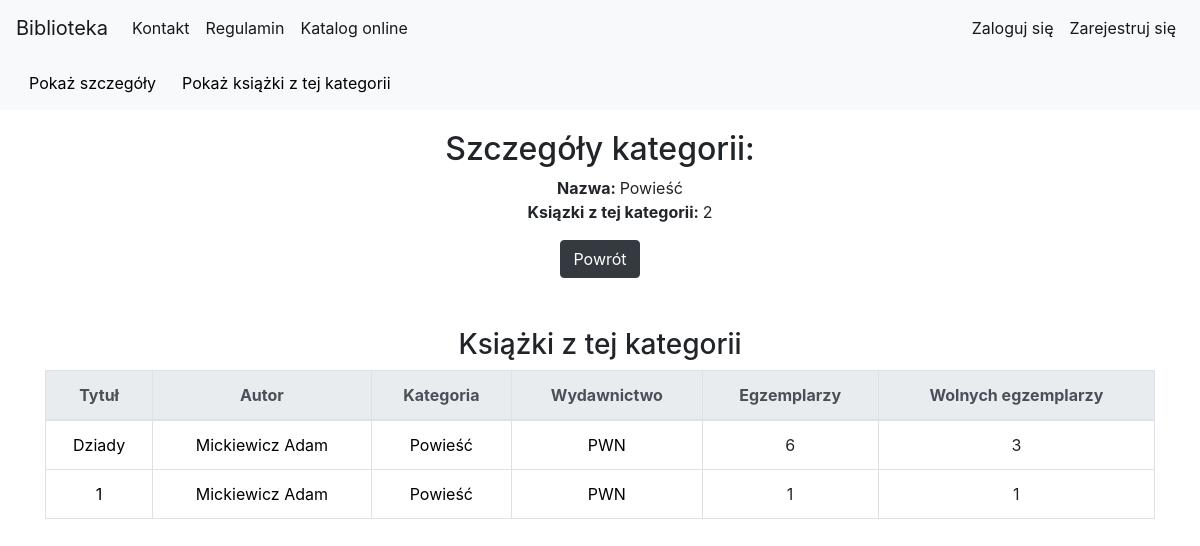
Before: /library/category/12 with the older database file.
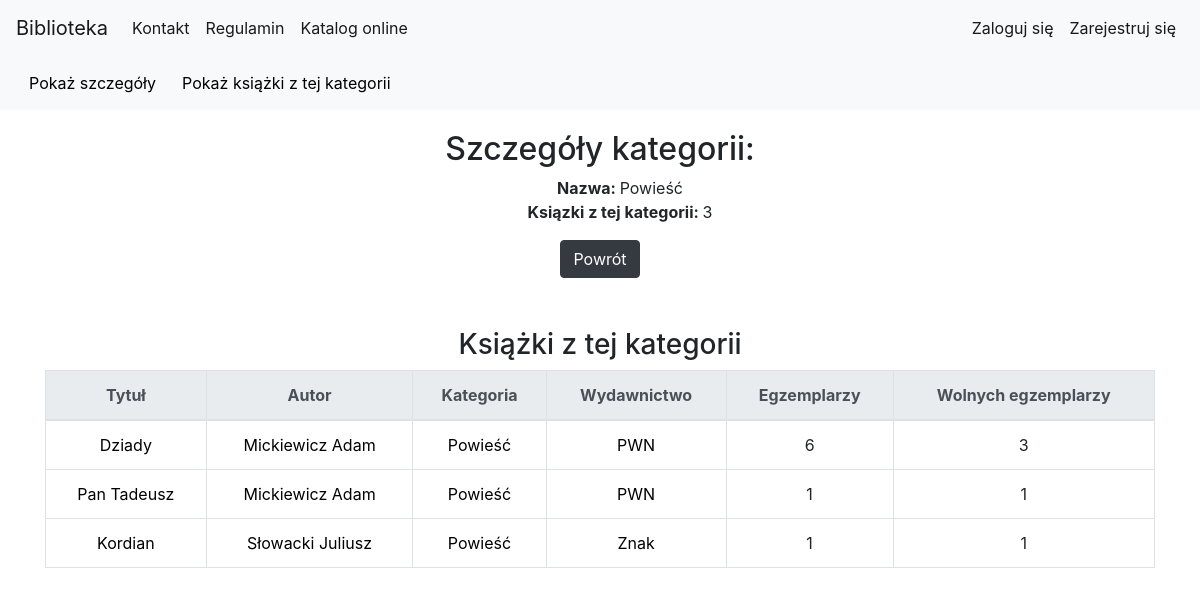
After: the same page with the newer database file.
### library_app/models.py (models this page shows, shortened)
class Book(models.Model):
    authors = models.ManyToManyField(Author, related_name='book_authors', verbose_name='Autorzy')
    category = models.ForeignKey(Category, related_name='book_categories', verbose_name='Kategoria')
    publishing_house = models.ForeignKey(PublishingHouse, related_name='publishing_houses', verbose_name='Wydawnictwo')
    isbn = models.CharField(max_length=30, unique=True, verbose_name='Numer ISBN')
    title = models.CharField(max_length=200, verbose_name='Tytuł')
    description = models.TextField(blank=True, default='', verbose_name='Opis')
    publish_date = models.DateField(default=datetime.now, blank=True, verbose_name='Data publikacji')
    edition = models.PositiveIntegerField(default=1, verbose_name='Numer wydania')
    image_url = models.URLField(default='', blank=True, null=True, verbose_name='Adres url okładki zakończony rozszerzeniem obrazu')
    add_date = models.DateTimeField(auto_now=True)
    slug = models.SlugField(allow_unicode=True, unique=True)

class Author(models.Model):
    first_name = models.CharField(max_length=200, verbose_name='Imię')
    last_name = models.CharField(max_length=200, verbose_name='Nazwisko')
    country = models.CharField(max_length=200, verbose_name='Kraj')
    biography = models.TextField(default='', blank=True, null=True, verbose_name='Biografia')
    birth_place = models.CharField(max_length=200, default='', blank=True, null=True, verbose_name='Miejsce urodzenia')
    image_url = models.URLField(default='', blank=True, null=True, verbose_name='Adres url portretu, zakończony rozszerzeniem')
    years_of_life = models.CharField(max_length=10, default='', blank=True, null=True, verbose_name='Lata życia')
    def __str__(self):
        return self.last_name + " " + self.first_name

class Category(models.Model):
    category_name = models.CharField(max_length=400, unique=True, verbose_name='Nazwa kategorii')

class PublishingHouse(models.Model):
    name = models.CharField(max_length=400, unique=True, verbose_name='Nazwa')
    city = models.CharField(max_length=300, verbose_name='Miasto')
    street = models.CharField(max_length=300, verbose_name='Ulica')
    house_number = models.CharField(max_length=20, verbose_name='Numer domu')
    postal_code = models.CharField(max_length=9, verbose_name='Kod pocztowy')
    def __str__(self):
        return self.name

### library_app/views.py (the view)
# urls.py: url(r'^category/(?P<pk>\d+)$', views.CategoryDetailView.as_view(), name='category_detail'),
class CategoryDetailView(generic.DetailView):
    model = models.Category
    def get_context_data(self, **kwargs):
        context = super().get_context_data(**kwargs)
        context["category_books"] = models.Book.objects.all().filter(category=context['category'])
        return context

### library_app/templatetags/custom_tags.py (called while the page is built)
@register.simple_tag(name='free_bookcopies_counter_tag')
def free_bookcopies_counter(bookcopies_obj):
    return bookcopies_obj.filter(is_borrowed=False).count()

### library_app/templates/library_app/category_detail.html (shortened to what this page needs)
{% extends "base.html" %}
{% load custom_tags %}
{% block body_block %}
<nav class="navbar navbar-expand-lg navbar-light bg-light">
    <div id="navbarNavDropdown" class="navbar-collapse collapse">
        <ul class="navbar-nav mr-auto">
            <a class="btn" data-toggle="collapse" href="#collapse1" role="button" aria-expanded="false" aria-controls="collapse"
                onclick="scrollToIdElem('collapse1')">
                Pokaż szczegóły
            </a>
            <a class="btn" data-toggle="collapse" href="#collapse2" role="button" aria-expanded="false" aria-controls="collapse"
                onclick="scrollToIdElem('collapse2')">
                Pokaż książki z tej kategorii
            </a>
        </ul>
    </div>
</nav>
<div class="container">
    <div class="page-title book_detail">
        <div class="collapse show" id="collapse1">
            <h2>Szczegóły kategorii:</h2>
            <ul>
                <li class="title"><b>Nazwa: </b> {{category.category_name}} </li>
                <li class="books_in_category"><b>Ksiązki z tej kategorii: </b> {{category_books.count}} </li>
            </ul>
            <div class="category_list_back_link button">
                <a href="{% url 'library_app:book_list' %}"><input type="button" class="btn btn-dark" value="Powrót"></a>
            </div>
        </div>
        <div class="collapse show" id="collapse2">
        {% if category_books.count == 0 %}
            <h5>Brak książek z tej kategorii</h5>
        {% else %}
        <h3>Książki z tej kategorii</h3>
        <table class="table table-bordered table-hover">
            <thead class="thead-light">
                <tr>
                    <th scope="col">Tytuł</th>
                    <th scope="col">Autor</th>
                    <th scope="col">Kategoria</th>
                    <th scope="col">Wydawnictwo</th>
                    <th scope="col">Egzemplarzy</th>
                    <th scope="col">Wolnych egzemplarzy</th>
                </tr>
            </thead>
            <tbody>
                {% for book in category_books %}
                <tr>
                    <td><a href="{% url 'library_app:book_detail' pk=book.pk %}">{{book.title}}</a></td>
                    <td>
                        {% for author in book.authors.all %}
                        <a href="{% url 'library_app:author_detail' pk=author.pk %}">{{author}}</a>
                        {% endfor %}
                    </td>
                    <td><a href="{% url 'library_app:category_detail' pk=book.category.pk %}">{{book.category.category_name}}</a></td>
                    <td><a href="{% url 'library_app:publishinghouse_detail' pk=book.publishing_house.pk %}">{{book.publishing_house}}</a></td>
                    <td>{{book.bookcopies.count}}</td>
                    {% free_bookcopies_counter_tag book.bookcopies as free_bookcopies %}
                    <td>{{free_bookcopies}}</td>
                </tr>
                {% endfor %}
            </tbody>
        </table>
        {% endif %}
        </div>
    </div>
</div>
{% endblock %}

Changed rows visible on the page:
changed Book: title "1" → "Pan Tadeusz"
added Book: title "Kordian", category.category_name "Powieść", publishing_house "Znak", bookcopies.count "1", free_bookcopies "1"
added Author: last_name+first_name "Słowacki Juliusz", shown under "Kordian"
Other visible differences:
{{ category_books.count }}: "2" → "3"
